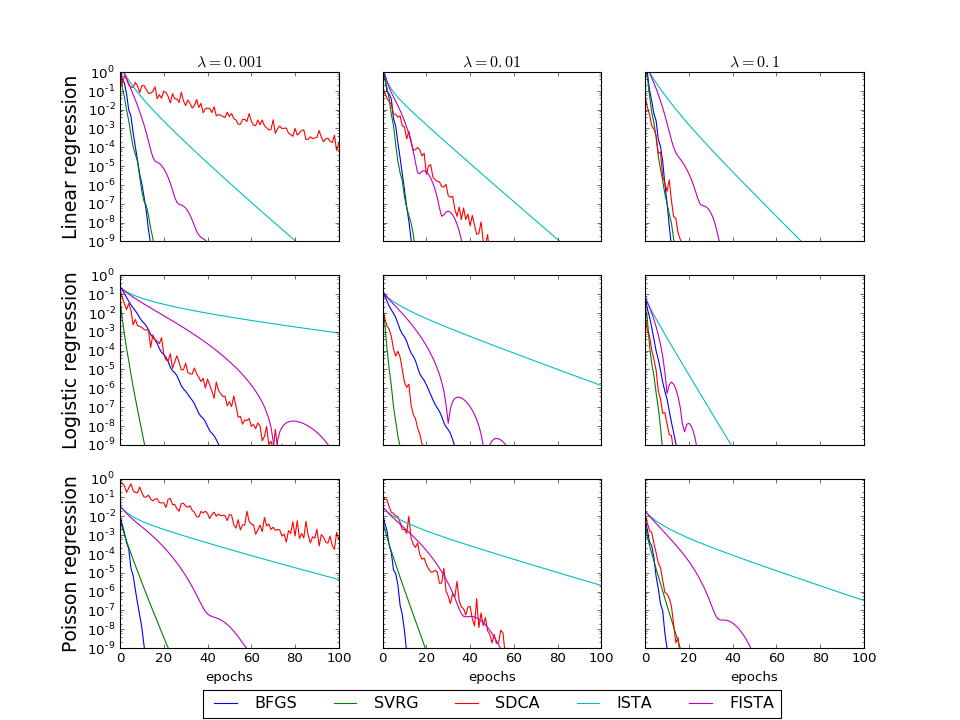

Python code for this plot:
import matplotlib.pyplot as plt
import numpy as np
from itertools import product
from mlpp.optim.model import ModelLinReg, ModelLogReg, ModelPoisReg
from mlpp.optim.solver import SDCA, SVRG, BFGS, Ista, Fista
from mlpp.optim.prox import ProxZero, ProxL2Sq
from mlpp.simulation import SimuLinReg, SimuLogReg, SimuPoisReg

seed = 1398
np.random.seed(seed)


def create_model(model_type, n_samples, n_features, with_intercept=True):
    weights = np.random.randn(n_features)
    intercept = None
    if with_intercept:
        intercept = np.random.normal()

    if model_type == 'Poisson':
        # we need to rescale features to avoid overflows
        weights /= n_features
        if intercept is not None:
            intercept /= n_features

    if model_type == 'Linear':
        simulator = SimuLinReg(weights, intercept=intercept, n_samples=n_samples,
                               verbose=False)
    elif model_type == 'Logistic':
        simulator = SimuLogReg(weights, intercept=intercept, n_samples=n_samples,
                               verbose=False)
    elif model_type == 'Poisson':
        simulator = SimuPoisReg(weights, intercept=intercept, n_samples=n_samples,
                                verbose=False)

    labels, features = simulator.simulate()

    if model_type == 'Linear':
        model = ModelLinReg(fit_intercept=with_intercept)
    elif model_type == 'Logistic':
        model = ModelLogReg(fit_intercept=with_intercept)
    elif model_type == 'Poisson':
        model = ModelPoisReg(fit_intercept=with_intercept)

    model.fit(labels, features)
    return model


def run_solvers(model, l_l2sq):
    try:
        svrg_step = 1. / model.get_lip_max()
    except AttributeError:
        svrg_step = 1e-3
    try:
        ista_step = 1. / model.get_lip_best()
    except AttributeError:
        ista_step = 1e-1

    bfgs = BFGS(verbose=False, tol=1e-13)
    bfgs.set_model(model).set_prox(ProxL2Sq(l_l2sq))
    bfgs.solve()
    bfgs.history.set_minimizer(bfgs.solution)
    bfgs.history.set_minimum(bfgs.objective(bfgs.solution))
    bfgs.solve()

    svrg = SVRG(step=svrg_step, verbose=False, tol=1e-10, seed=seed)
    svrg.set_model(model).set_prox(ProxL2Sq(l_l2sq))
    svrg.history.set_minimizer(bfgs.solution)
    svrg.history.set_minimum(bfgs.objective(bfgs.solution))
    svrg.solve()

    sdca = SDCA(l_l2sq, verbose=False, seed=seed, tol=1e-10)
    sdca.set_model(model).set_prox(ProxZero())
    sdca.history.set_minimizer(bfgs.solution)
    sdca.history.set_minimum(bfgs.objective(bfgs.solution))
    sdca.solve()

    ista = Ista(verbose=False, tol=1e-10, step=ista_step, linesearch=False)
    ista.set_model(model).set_prox(ProxL2Sq(l_l2sq))
    ista.history.set_minimizer(bfgs.solution)
    ista.history.set_minimum(bfgs.objective(bfgs.solution))
    ista.solve()

    fista = Fista(verbose=False, tol=1e-10, step=ista_step, linesearch=False)
    fista.set_model(model).set_prox(ProxL2Sq(l_l2sq))
    fista.history.set_minimizer(bfgs.solution)
    fista.history.set_minimum(bfgs.objective(bfgs.solution))
    fista.solve()

    return bfgs, svrg, sdca, ista, fista


model_types = ['Linear', 'Logistic', 'Poisson']
l_l2sqs = [1e-3, 1e-2, 1e-1]

fig, axes = plt.subplots(len(model_types), len(l_l2sqs),
                         figsize=(4 * len(l_l2sqs), 3 * len(model_types)),
                         sharey=True, sharex=True)

n_samples = 1000
n_features = 20

for (model_type, l_l2sq), ax in zip(product(model_types, l_l2sqs),
                                    axes.ravel()):
    model = create_model(model_type, n_samples, n_features)

    bfgs, svrg, sdca, ista, fista = run_solvers(model, l_l2sq)
    bfgs.history.plot(y_axis='dist_obj', ax=ax, labels=['BFGS'])
    svrg.history.plot(y_axis='dist_obj', ax=ax, labels=['SVRG'])
    sdca.history.plot(y_axis='dist_obj', ax=ax, labels=['SDCA'])
    ista.history.plot(y_axis='dist_obj', ax=ax, labels=['ISTA'])
    fista.history.plot(y_axis='dist_obj', ax=ax, labels=['FISTA'])
    ax.semilogy()
    ax.legend_.remove()
    ax.set_xlabel('')
    ax.set_ylim([1e-9, 1])

for l_l2sq, ax in zip(l_l2sqs, axes[0]):
    ax.set_title('$\lambda = %.2g$' % l_l2sq)

for model_type, ax in zip(model_types, axes):
    ax[0].set_ylabel('%s regression' % model_type, fontsize=17)

for ax in axes[-1]:
    ax.set_xlabel('epochs')

axes[-1][1].legend(loc=9, bbox_to_anchor=(0.5, -0.2), ncol=5)
plt.show()
